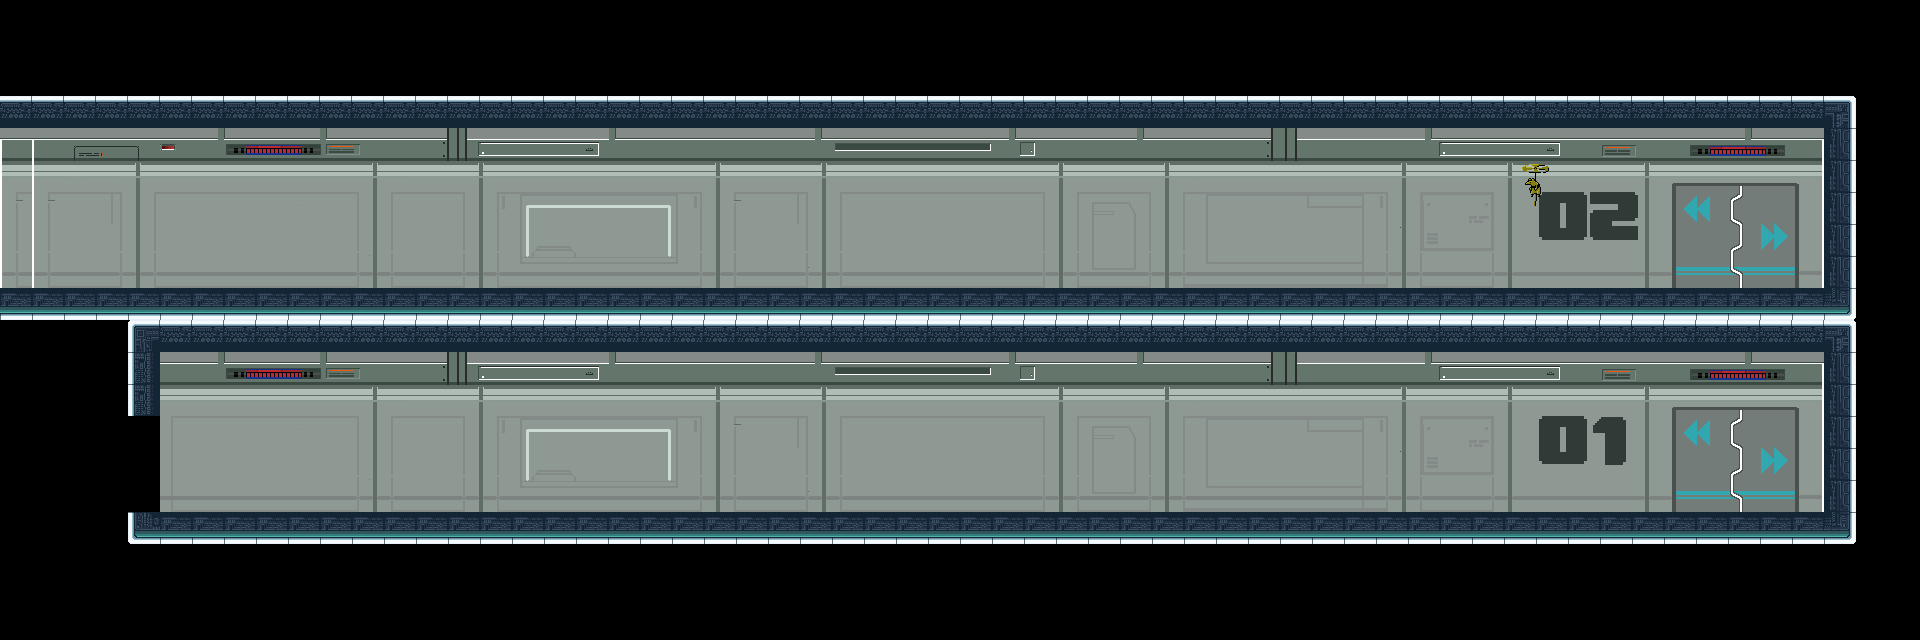

This game map was drawn from its Tiled (.tmx) file and the tilesets committed beside it. A one-line description and the trimmed map source follow:
An orthogonal 60x20 tile map with 32x32 px tiles, 7 tile layers (elevador_piso_1, elevador_piso_2, paredes, pared_piso_1, ...), 4 tilesets.

<map version="1.10" tiledversion="1.11.0" orientation="orthogonal" renderorder="right-down" width="60" height="20" tilewidth="32" tileheight="32" infinite="0" nextlayerid="23" nextobjectid="10">
 <tileset firstgid="1" name="cableado_1" tilewidth="32" tileheight="32" tilecount="81" columns="9">
  <image source="lab_tileset_LITE.png" width="288" height="288" />
 </tileset>
 <tileset firstgid="82" source="CABLEADO.tsx" />
 <tileset firstgid="163" source="piso_2.tsx" />
 <tileset firstgid="443" source="piso_1.tsx" />
 <imagelayer id="22" name="Oxigeno_Ejemplo" />
 <objectgroup id="6" name="Objetos" locked="1" />
 <layer id="19" name="elevador_piso_1" width="60" height="20" locked="1">
  <data>[1200 cells, 20 non-empty, 20 distinct tile ids]</data>
 </layer>
 <layer id="20" name="elevador_piso_2" width="60" height="20" locked="1">
  <data>[1200 cells, 20 non-empty, 20 distinct tile ids]</data>
 </layer>
 <objectgroup id="18" name="ObjetosMovibles" locked="1" />
 <layer id="13" name="paredes" width="60" height="20" locked="1">
  <data>[1200 cells, 18 non-empty, 6 distinct tile ids]</data>
 </layer>
 <layer id="14" name="pared_piso_1" width="60" height="20" locked="1">
  <data>[1200 cells, 240 non-empty, 240 distinct tile ids]</data>
 </layer>
 <layer id="12" name="piso" width="60" height="20" locked="1">
  <data>[1200 cells, 109 non-empty, 1 distinct tile ids]</data>
 </layer>
 <layer id="15" name="techo" width="60" height="20" locked="1">
  <data>[1200 cells, 109 non-empty, 1 distinct tile ids]</data>
 </layer>
 <layer id="16" name="pared_piso_2" width="60" height="20" locked="1">
  <data>[1200 cells, 265 non-empty, 260 distinct tile ids]</data>
 </layer>
 <objectgroup id="10" name="Terreno" locked="1" />
</map>
